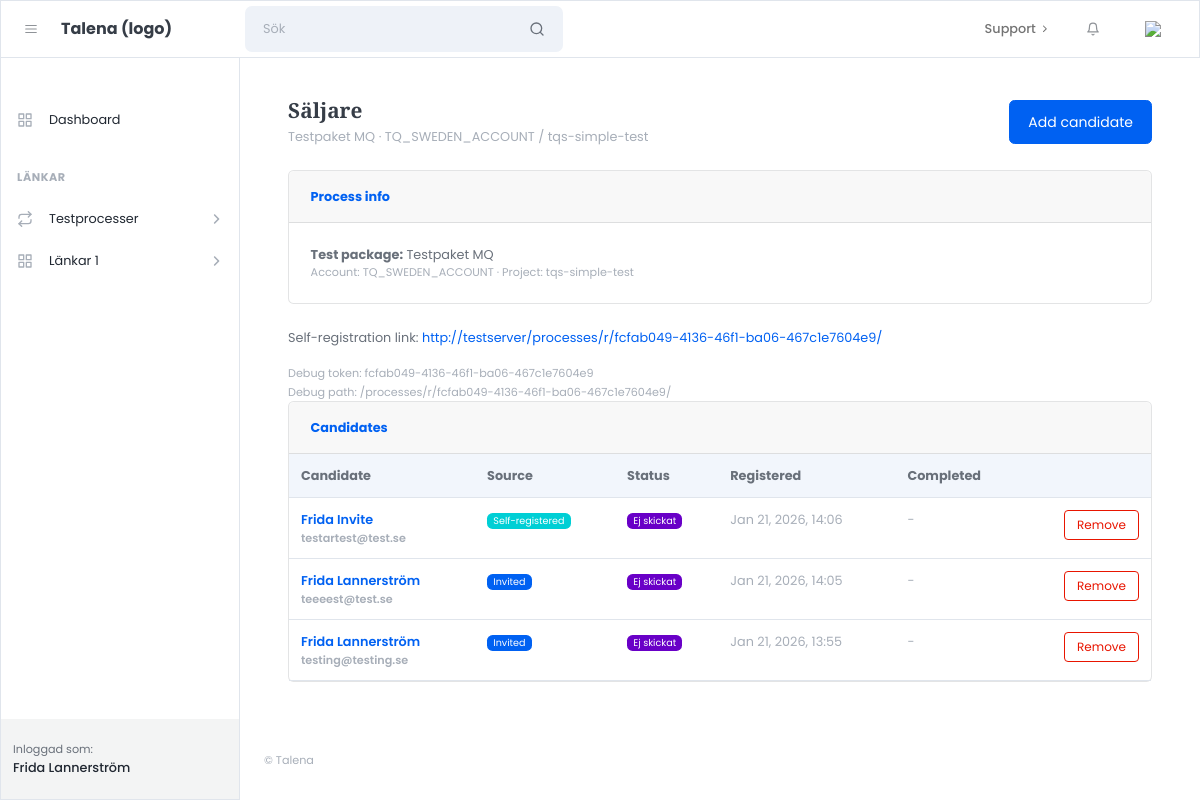
Before: /processes/13/ (signed in) with the older database file.
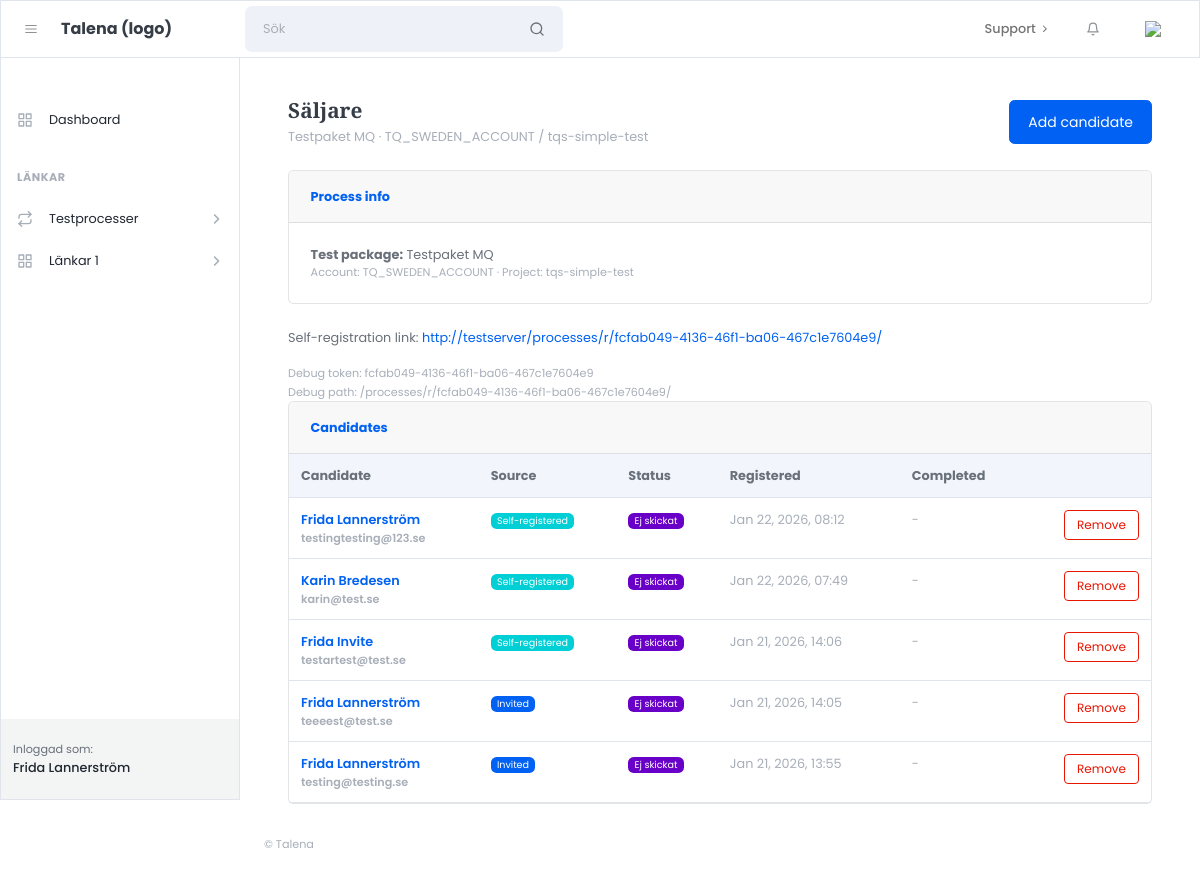
After: the same page with the newer database file.
### apps/accounts/models.py (models this page shows)
class User(AbstractUser):
    class Role(models.TextChoices):
        ADMIN = "admin", "Admin"
        CUSTOMER = "customer", "Customer"
    role = models.CharField(
        max_length=20,
        choices=Role.choices,
        default=Role.CUSTOMER,
    )

### apps/processes/models.py (models this page shows, shortened)
class TestProcess(models.Model):
    name = models.CharField(max_length=255)
    provider = models.CharField(max_length=50, default="sova")
    account_code = models.CharField(max_length=255)
    project_code = models.CharField(max_length=255)
    project_name_snapshot = models.CharField(max_length=255, blank=True, default="")
    job_title = models.CharField(max_length=255, blank=True, default="")
    job_location = models.CharField(max_length=255, blank=True, default="")
    notes = models.TextField(blank=True, default="")
    self_registration_token = models.UUIDField(
        default=uuid.uuid4,
        unique=True,
        editable=False,
        db_index=True,
    )
    created_by = models.ForeignKey(
        settings.AUTH_USER_MODEL,
        on_delete=models.CASCADE,
        related_name="test_processes",
    )
    created_at = models.DateTimeField(auto_now_add=True)
    class Meta:
        ordering = ["-created_at"]
    def get_self_registration_url(self):
                    return reverse("processes:self_register", kwargs={"token": str(self.self_registration_token)})

class TestInvitation(models.Model):
    STATUS_CHOICES = [
        ("created", "Created"),
        ("sent", "Sent"),
        ("started", "Started"),
        ("completed", "Completed"),
        ("expired", "Expired"),
        ("failed", "Failed"),
    ]
    SOURCE_CHOICES = [
        ("invited", "Invited"),
        ("self_registered", "Self-registered"),
    ]
    def status_label(self):
        return {
            "created": "Ej skickat",
            "sent": "Inbjuden",
            "started": "Påbörjat",
            "completed": "Färdigt",
            "expired": "Utgånget",
            "failed": "Fel",
        }.get(self.status, self.status)
    process = models.ForeignKey("processes.TestProcess", on_delete=models.CASCADE, related_name="invitations")
    candidate = models.ForeignKey("processes.Candidate", on_delete=models.CASCADE, related_name="invitations")
    source = models.CharField(max_length=20, choices=SOURCE_CHOICES, default="invited")
    status = models.CharField(max_length=30, choices=STATUS_CHOICES, default="created")
    invited_at = models.DateTimeField(blank=True, null=True)
    completed_at = models.DateTimeField(blank=True, null=True)
    sova_invitation_id = models.CharField(max_length=255, blank=True, null=True)
    sova_payload = models.JSONField(blank=True, null=True)
    created_at = models.DateTimeField(auto_now_add=True)
    class Meta:
        constraints = [
            models.UniqueConstraint(fields=["process", "candidate"], name="uniq_invitation_per_process")
        ]

class Candidate(models.Model):
    first_name = models.CharField(max_length=80)
    last_name = models.CharField(max_length=80, blank=True)
    email = models.EmailField()
    created_at = models.DateTimeField(auto_now_add=True)
    class Meta:
        constraints = [
            models.UniqueConstraint(fields=["email"], name="uniq_candidate_email")
        ]

### apps/processes/views.py (the view)
# urls.py: path("<int:pk>/", views.process_detail, name="process_detail"),
@login_required
def process_detail(request, pk):
    process = get_object_or_404(TestProcess, pk=pk, created_by=request.user)
    invitations = (
        process.invitations
        .select_related("candidate")
        .order_by("-created_at")
    )
    return render(request, "customer/processes/process_detail.html", {
        "process": process,
        "invitations": invitations,
    })

### templates/customer/processes/process_detail.html (shortened to what this page needs)
{% extends "customer/core/layouts/customer_base.html" %}
{% block content %}
<div class="container-fluid px-4">
  <div class="d-flex align-items-center justify-content-between mb-4">
    <div>
      <h1 class="h3 mb-1">{{ process.name }}</h1>
      <div class="text-muted">
        {{ process.project_name_snapshot }} · {{ process.account_code }} / {{ process.project_code }}
      </div>
    </div>
    <a class="btn btn-primary" href="{% url 'processes:process_add_candidate' process.id %}">
      Add candidate
    </a>
  </div>
  <div class="card mb-4">
    <div class="card-header"><strong>Process info</strong></div>
    <div class="card-body">
      <div><strong>Test package:</strong> {{ process.project_name_snapshot }}</div>
      <div class="text-muted small">Account: {{ process.account_code }} · Project: {{ process.project_code }}</div>
    </div>
  </div>
{% with reg_path=process.get_self_registration_url %}
  <p>
    Self-registration link:
    <a href="{{ request.scheme }}://{{ request.get_host }}{{ reg_path }}">
      {{ request.scheme }}://{{ request.get_host }}{{ reg_path }}
    </a>
  </p>
  <small class="text-muted">
    Debug token: {{ process.self_registration_token }}<br>
    Debug path: {{ reg_path }}
  </small>
{% endwith %}
 <div class="card">
  <div class="card-header"><strong>Candidates</strong></div>
  <div class="card-body p-0">
    <div class="table-responsive">
      <table class="table mb-0">
        <thead class="bg-light">
          <tr>
            <th>Candidate</th>
            <th>Source</th>
            <th>Status</th>
            <th>Registered</th>
            <th>Completed</th>
            <th></th>
          </tr>
        </thead>
        <tbody>
  {% for inv in invitations %}
    <tr>
      <td class="fw-semibold">
        <a href="{% url 'processes:process_candidate_detail' process.id inv.candidate.id %}"
           class="text-decoration-none fw-semibold">
          {{ inv.candidate.first_name }} {{ inv.candidate.last_name }}
        </a>
        <div class="small text-muted">{{ inv.candidate.email }}</div>
      </td>
      <td>
        {% if inv.source == "self_registered" %}
          <span class="badge bg-info">Self-registered</span>
        {% else %}
          <span class="badge bg-primary">Invited</span>
        {% endif %}
      </td>
      <td>
        <span class="badge bg-secondary">{{ inv.status_label }}</span>
      </td>
      <td class="text-muted">
        {{ inv.invited_at|default:inv.created_at|date:"M j, Y, H:i" }}
      </td>
      <td class="text-muted">{{ inv.completed_at|default:"-" }}</td>
      <td class="text-end">
  <form method="post"
        action="{% url 'processes:remove_candidate_from_process' process.id inv.candidate.id %}"
        style="display:inline;">
    <button type="submit" class="btn btn-sm btn-outline-danger"
            onclick="return confirm('Remove this candidate from the process?');">
      Remove
    </button>
  </form>
</td>
    </tr>
  {% empty %}
    <tr>
      <td colspan="5" class="p-4 text-muted">No candidates yet.</td>
    </tr>
  {% endfor %}
</tbody>
      </table>
    </div>
  </div>
</div>
</div>
{% endblock %}

### templates/customer/core/layouts/customer_base.html (shortened to what this page needs)
{% load static %}
<!DOCTYPE html>
<html lang="en">
<head>
  <link href="https://cdn.jsdelivr.net/npm/litepicker/dist/css/litepicker.css" rel="stylesheet" />
  <link href="{% static 'css/style.css' %}" rel="stylesheet" />
</head>
<body class="nav-fixed">
  {% include "../partials/customer_header.html" %}
  <div id="layoutSidenav">
    {% include "../partials/customer_sidebar.html" %}
    <div id="layoutSidenav_content">
      <main>
        <div class="container-xl px-4 mt-5">
        {% block content %}{% endblock %}
        </div>
      </main>
      {% include "../partials/customer_footer.html" %}
    </div>
  </div>
</body>
</html>

### templates/customer/core/partials/customer_header.html (shortened to what this page needs)
<nav class="topnav navbar navbar-expand justify-content-between justify-content-sm-start navbar-light bg-white border" id="sidenavAccordion">
            <button class="btn btn-icon btn-transparent-dark order-1 order-lg-0 me-2 ms-lg-2 me-lg-0" id="sidebarToggle"><i data-feather="menu"></i></button>
            <a class="navbar-brand pe-3 ps-4 ps-lg-2">Talena (logo)</a>
            <form class="form-inline me-auto d-none d-lg-block me-3">
                <div class="input-group input-group-joined input-group-solid">
                    <input class="form-control pe-0" type="search" placeholder="Sök" aria-label="Sök" />
                    <div class="input-group-text"><i data-feather="search"></i></div>
                </div>
            </form>
            <ul class="navbar-nav align-items-center ms-auto">
                <li class="nav-item dropdown no-caret d-none d-md-block me-3">
                    <a class="nav-link dropdown-toggle" id="navbarDropdownDocs" href="javascript:void(0);" role="button" data-bs-toggle="dropdown" aria-haspopup="true" aria-expanded="false">
                        <div class="fw-500">Support</div>
                        <i class="fas fa-chevron-right dropdown-arrow"></i>
                    </a>
                </li>
                <li class="nav-item dropdown no-caret d-none d-sm-block me-3 dropdown-notifications">
                    <a class="btn btn-icon btn-transparent-dark dropdown-toggle" id="navbarDropdownAlerts" href="javascript:void(0);" role="button" data-bs-toggle="dropdown" aria-haspopup="true" aria-expanded="false"><i data-feather="bell"></i></a>
                </li>
                <li class="nav-item dropdown no-caret dropdown-user me-3 me-lg-4">
                    <a class="btn btn-icon btn-transparent-dark dropdown-toggle" id="navbarDropdownUserImage" href="javascript:void(0);" role="button" data-bs-toggle="dropdown" aria-haspopup="true" aria-expanded="false"><img class="img-fluid" src="assets/img/illustrations/profiles/profile-1.png" /></a>
                </li>
            </ul>
        </nav>

### templates/customer/core/partials/customer_sidebar.html (shortened to what this page needs)
<div id="layoutSidenav_nav">
                <nav class="sidenav sidenav-light border">
                    <div class="sidenav-menu">
                        <div class="nav accordion" id="accordionSidenav">
                            <div class="sidenav-menu-heading"></div>
                            <a class="nav-link" href="{% url 'customer_dashboard' %}">
                                <div class="nav-link-icon"><i data-feather="grid"></i></div>
                                Dashboard
                            </a>
                            <div class="sidenav-menu-heading">Länkar</div>
                            <a class="nav-link collapsed" href="javascript:void(0);" data-bs-toggle="collapse" data-bs-target="#collapseFlows" aria-expanded="false" aria-controls="collapseFlows">
                                <div class="nav-link-icon"><i data-feather="repeat"></i></div>
                                Testprocesser
                                <div class="sidenav-collapse-arrow"><i class="fas fa-angle-down"></i></div>
                            </a>
                            <a class="nav-link collapsed" href="javascript:void(0);" data-bs-toggle="collapse" data-bs-target="#collapsePages" aria-expanded="false" aria-controls="collapsePages">
                                <div class="nav-link-icon"><i data-feather="grid"></i></div>
                                Länkar 1
                                <div class="sidenav-collapse-arrow"><i class="fas fa-angle-down"></i></div>
                            </a>
                    </div>
                    </div>
                    <div class="sidenav-footer">
                        <div class="sidenav-footer-content">
                            <div class="sidenav-footer-subtitle">Inloggad som:</div>
                            <div class="sidenav-footer-title">{{ request.user.get_full_name }}</div>
                        </div>
                    </div>
                </nav>
            </div>

### templates/customer/core/partials/customer_footer.html
<footer class="footer-admin mt-auto footer-light">
  <div class="container-xl px-4">
    <div class="small text-muted py-3">© Talena</div>
  </div>
</footer>

Changed rows visible on the page:
added TestInvitation: candidate.first_name "Frida", candidate.last_name "Lannerström", candidate.email "testingtesting@123.se", source "Self-registered", status_label "Ej skickat", invited_at "Jan 22, 2026, 08:12", completed_at "-"
added TestInvitation: candidate.first_name "Karin", candidate.last_name "Bredesen", candidate.email "karin@test.se", source "Self-registered", status_label "Ej skickat", invited_at "Jan 22, 2026, 07:49", completed_at "-"
